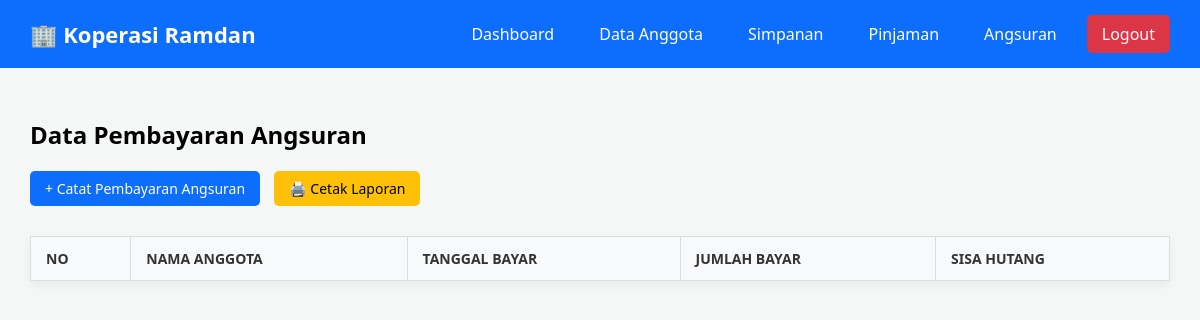
Before: /data_angsuran.php (signed in) with the older database file.
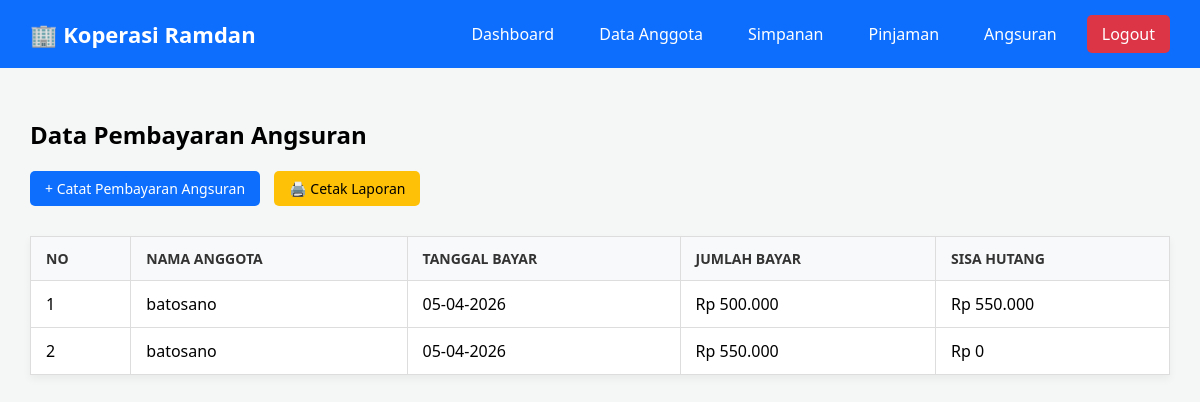
After: the same page with the newer database file.
### tables this page shows
CREATE TABLE `tb_angsuran_ramdan` (
  `id_angsuran` int(11) NOT NULL,
  `id_pinjaman` int(11) NOT NULL,
  `jumlah_bayar` decimal(15,2) NOT NULL,
  `sisa_pinjaman` decimal(15,2) NOT NULL,
  `tanggal_bayar` date NOT NULL
);

CREATE TABLE `tb_anggota_ramdan` (
  `id_anggota` int(11) NOT NULL,
  `nama` varchar(100) NOT NULL,
  `alamat` text DEFAULT NULL,
  `no_hp` varchar(20) DEFAULT NULL,
  `tanggal_daftar` date NOT NULL
);

### data_angsuran.php (the view, shortened to what this page needs)
<?php
include 'koneksi.php';
$query = mysqli_query($koneksi, "
    SELECT ans.*, p.total_pinjaman, a.nama
    FROM tb_angsuran_ramdan ans
    JOIN tb_pinjaman_ramdan p ON ans.id_pinjaman = p.id_pinjaman
    JOIN tb_anggota_ramdan a ON p.id_anggota = a.id_anggota
    ORDER BY ans.id_angsuran ASC
");
include 'header.php';
?>
    <h2>Data Pembayaran Angsuran</h2>
    <a href="tambah_angsuran.php" class="btn" style="margin-bottom: 15px;">+ Catat Pembayaran Angsuran</a>
    <a href="cetak_angsuran.php" target="_blank" class="btn btn-warning" style="margin-left: 10px;">🖨️ Cetak Laporan</a>
    <table>
        <thead>
            <tr>
                <th>No</th>
                <th>Nama Anggota</th>
                <th>Tanggal Bayar</th>
                <th>Jumlah Bayar</th>
                <th>Sisa Hutang</th>
            </tr>
        </thead>
        <tbody>
            <?php
            $no = 1;
            while($data = mysqli_fetch_assoc($query)) {
            ?>
            <tr>
                <td><?php echo $no++; ?></td>
                <td><?php echo $data['nama']; ?></td>
                <td><?php echo date('d-m-Y', strtotime($data['tanggal_bayar'])); ?></td>
                <td>Rp <?php echo number_format($data['jumlah_bayar'], 0, ',', '.'); ?></td>
                <td>Rp <?php echo number_format($data['sisa_pinjaman'], 0, ',', '.'); ?></td>
            </tr>
            <?php } ?>
        </tbody>
    </table>
</div>
</body>
</html>

### header.php (shortened to what this page needs)
<?php
$is_admin = ($_SESSION['role'] == 'Admin');
$dashboard_link = $is_admin ? 'dashboard_admin.php' : 'dashboard_petugas.php';
$role_label     = $is_admin ? '' : '(Petugas)';
?>
<!DOCTYPE html>
<html>
<head>
</head>
<body>
    <div class="navbar">
        <h2>🏢 Koperasi Ramdan <?php echo $role_label; ?></h2>
        <div class="nav-links">
            <a href="<?php echo $dashboard_link; ?>">Dashboard</a>
            <a href="data_anggota.php">Data Anggota</a>
            <a href="data_simpanan.php">Simpanan</a>
            <a href="data_pinjaman.php">Pinjaman</a>
            <a href="data_angsuran.php">Angsuran</a>
            <a href="logout.php" class="btn-logout">Logout</a>
        </div>
    </div>
    <div class="container">

Changed rows visible on the page:
added tb_angsuran_ramdan: tb_anggota_ramdan.nama "batosano", tanggal_bayar "05-04-2026", jumlah_bayar "500.000", sisa_pinjaman "550.000"
added tb_angsuran_ramdan: tb_anggota_ramdan.nama "batosano", tanggal_bayar "05-04-2026", jumlah_bayar "550.000", sisa_pinjaman "0"
